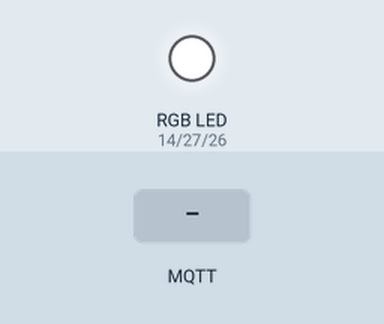
This sketch was run on a simulated ESP32. Shown: an RGB LED mixed from three pins (HIGH = lit). Dashed ring = blinking. The inputs (shaded band) are chosen by the test bench. WiFi joins after 1.5 s; servers stay silent unless stated; no MQTT or app messages arrive unless stated; what the sketch prints to the serial monitor is not drawn.

Above: at 3.7 s.
3.8 s: MQTT message "fast_colors" arrives on the first subscribed topic
At 4.25 s:
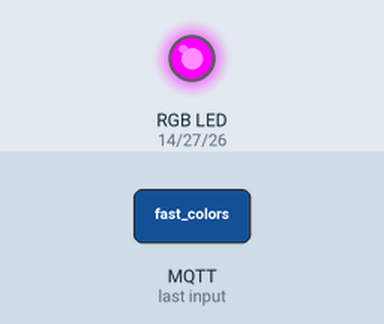
At 6.7 s:
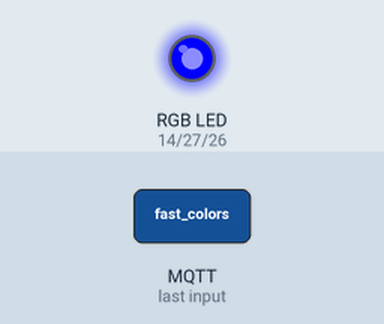
6.8 s: MQTT message "slow_colors" arrives on the first subscribed topic
9.3 s: MQTT message "fast_red" arrives on the first subscribed topic
At 9.52 s:
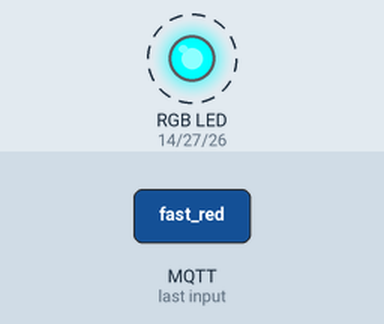
Timing chart, 0 to 18.3 s (numbered marks = the images above; inputs shaded):
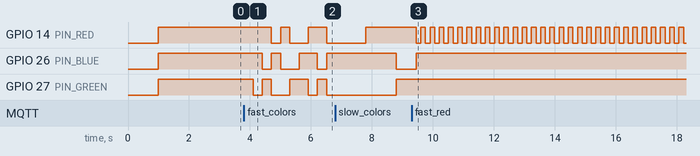

Measured:
- after the input at 3.8 s, GPIO 14 (PIN_RED): goes LOW 0.30 s, HIGH 0.30 s, LOW 0.60 s, HIGH 0.60 s, then LOW, starting after 0.90 s; GPIO 26 (PIN_BLUE): goes LOW 0.30 s, HIGH 0.30 s, LOW 0.60 s, HIGH 0.60 s, LOW 0.30 s, then HIGH, starting after 0.60 s
- after the input at 9.3 s, GPIO 27 (PIN_GREEN): stops changing and stays HIGH

The sketch:

project_led_mqtt.ino
```cpp
#include <WiFi.h>
#include <PubSubClient.h>
#include <ArduinoJson.h>

// Configurações de WiFi
const char* ssid = "";
const char* password = "";

// Configurações MQTT
const char* mqtt_server = "broker.hivemq.com";
const int mqtt_port = 1883;
const char* mqtt_topic = "carlos/rgb_pwm";
const char* mqtt_status_topic = "carlos/rgb_pwm/status";

#define JSON_BUFFER_SIZE 256

// Pinos dos LEDs RGB (usando PWM)
#define PIN_RED   14
#define PIN_GREEN 27
#define PIN_BLUE  26

// Modos de operação
#define MODE_OFF 0
#define MODE_FAST_COLOR_CHANGE 1
#define MODE_SLOW_COLOR_CHANGE 2
#define MODE_FAST_SINGLE_COLOR 3
#define MODE_CUSTOM_SEQUENCE 4
#define MODE_BRIGHTNESS_CONTROL 5

// Timeouts
#define WIFI_TIMEOUT_MS 20000
#define MQTT_TIMEOUT_MS 5000

// Variáveis de estado
int currentMode = MODE_OFF;
unsigned long lastChangeTime = 0;
int currentColorIndex = 0;
bool shouldPublishStatus = false;

// Variáveis adicionais
int currentBrightness = 100; // 0-100%
int sequenceSpeed = 1000; // ms entre transições
int customSequence[10][3]; // Armazena até 10 cores personalizadas
int sequenceLength = 0;

// Cores pré-definidas (R, G, B)
const int colors[][3] = {
  {255, 0, 0},    // Vermelho
  {0, 255, 0},    // Verde
  {0, 0, 255},    // Azul
  {255, 255, 0},  // Amarelo
  {0, 255, 255},  // Ciano
  {255, 0, 255}   // Magenta
};
const int colorCount = 6;

WiFiClient espClient;
PubSubClient client(espClient);

void setupPins() {
  pinMode(PIN_RED, OUTPUT);
  pinMode(PIN_GREEN, OUTPUT);
  pinMode(PIN_BLUE, OUTPUT);
  setColor(0, 0, 0); // Inicia com LEDs apagados
}

unsigned int safe_min(unsigned int a, int b) {
  return (a < (unsigned int)b) ? a : (unsigned int)b;
}

void setColor(int r, int g, int b) {
  // Inverte os valores (0 = máximo brilho, 255 = desligado)
  r = 255 - r;
  g = 255 - g;
  b = 255 - b;

  // Aplica o brilho (agora em valores invertidos)
  r = r * currentBrightness / 100;
  g = g * currentBrightness / 100;
  b = b * currentBrightness / 100;

  analogWrite(PIN_RED, r);    // PWM direto (sem inversão adicional)
  analogWrite(PIN_GREEN, g);
  analogWrite(PIN_BLUE, b);
}

void publishStatus() {
  DynamicJsonDocument doc(256);

  switch(currentMode) {
    case MODE_OFF: doc["status"] = "off"; break;
    case MODE_FAST_COLOR_CHANGE: doc["status"] = "fast_colors"; break;
    case MODE_SLOW_COLOR_CHANGE: doc["status"] = "slow_colors"; break;
    case MODE_FAST_SINGLE_COLOR: doc["status"] = "fast_red"; break;
    case MODE_CUSTOM_SEQUENCE: doc["status"] = "custom_sequence"; break;
    default: doc["status"] = "unknown";
  }

  doc["brightness"] = currentBrightness;
  doc["mode"] = currentMode;

  String payload;
  serializeJson(doc, payload);

  if (client.publish(mqtt_status_topic, payload.c_str())) {
    Serial.println("Status publicado: " + payload);
  } else {
    Serial.println("Falha ao publicar status");
  }
}

void setMode(int newMode) {
  if (currentMode != newMode) {
    currentMode = newMode;
    currentColorIndex = 0;
    lastChangeTime = millis();

    Serial.print("Modo alterado para: ");
    switch(currentMode) {
      case MODE_OFF:
        Serial.println("OFF");
        setColor(0, 0, 0);
        break;
      case MODE_FAST_COLOR_CHANGE:
        Serial.println("Mudança rápida de cores");
        break;
      case MODE_SLOW_COLOR_CHANGE:
        Serial.println("Mudança lenta de cores");
        break;
      case MODE_FAST_SINGLE_COLOR:
        Serial.println("Piscar rápido em uma cor");
        break;
    }

    shouldPublishStatus = true;
  }
}

void handleCustomSequence() {
  static int sequenceIndex = 0;
  static unsigned long lastChange = 0;

  if (millis() - lastChange > sequenceSpeed) {
    sequenceIndex = (sequenceIndex + 1) % sequenceLength;

    int r = customSequence[sequenceIndex][0] * currentBrightness / 100;
    int g = customSequence[sequenceIndex][1] * currentBrightness / 100;
    int b = customSequence[sequenceIndex][2] * currentBrightness / 100;

    setColor(r, g, b);
    lastChange = millis();
  }
}

void handleFastColorChange() {
  if (millis() - lastChangeTime > 300) { // 300ms
    currentColorIndex = (currentColorIndex + 1) % colorCount;
    setColor(colors[currentColorIndex][0],
             colors[currentColorIndex][1],
             colors[currentColorIndex][2]);
    lastChangeTime = millis();
  }
}

void handleSlowColorChange() {
  if (millis() - lastChangeTime > 1000) { // 1000ms
    currentColorIndex = (currentColorIndex + 1) % colorCount;
    setColor(colors[currentColorIndex][0],
             colors[currentColorIndex][1],
             colors[currentColorIndex][2]);
    lastChangeTime = millis();
  }
}

void handleFastSingleColor() {
  if (millis() - lastChangeTime > 150) { // 150ms
    if (currentColorIndex == 0) {
      setColor(255, 0, 0); // Vermelho
      currentColorIndex = 1;
    } else {
      setColor(0, 0, 0);   // Apagado
      currentColorIndex = 0;
    }
    lastChangeTime = millis();
  }
}

void callback(char* topic, byte* payload, unsigned int length) {
  // Cria buffer para a mensagem
  char message[JSON_BUFFER_SIZE];
  unsigned int copy_len = safe_min(length, sizeof(message) - 1);
  strncpy(message, (char*)payload, copy_len);
  message[copy_len] = '\0';

  Serial.print("Mensagem recebida [");
  Serial.print(topic);
  Serial.print("]: ");
  Serial.println(message);

  // Verifica se é JSON
  if (message[0] == '{') {
    DynamicJsonDocument doc(512);
    DeserializationError error = deserializeJson(doc, message);

    if (error) {
      Serial.print("Erro ao parsear JSON: ");
      Serial.println(error.c_str());
      return;
    }

    // Controle de brilho
    if (doc.containsKey("brightness")) {
      currentBrightness = doc["brightness"].as<int>();
      Serial.println("Brilho alterado para: " + String(currentBrightness) + "%");

      // Aplica o brilho imediatamente
      if (currentMode == MODE_OFF) {
        setColor(0, 0, 0);
      } else if (currentMode == MODE_FAST_SINGLE_COLOR) {
        setColor(255 * currentBrightness / 100, 0, 0);
      }
      publishStatus();
      return;
    }

    // Sequência personalizada
    if (doc.containsKey("sequence")) {
      sequenceLength = doc["sequence"].size();
      if (sequenceLength > 10) sequenceLength = 10;

      for (int i = 0; i < sequenceLength; i++) {
        customSequence[i][0] = doc["sequence"][i]["r"] | 0;
        customSequence[i][1] = doc["sequence"][i]["g"] | 0;
        customSequence[i][2] = doc["sequence"][i]["b"] | 0;
      }

      sequenceSpeed = doc["speed"] | 1000;
      setMode(MODE_CUSTOM_SEQUENCE);
      Serial.println("Nova sequência recebida com " + String(sequenceLength) + " cores");
      publishStatus();
      return;
    }
  }

  // Processar comandos simples como String
  String msgStr(message);
  msgStr.trim(); // Remove espaços em branco

  if (msgStr == "fast_colors") {
    setMode(MODE_FAST_COLOR_CHANGE);
    publishStatus();
  } else if (msgStr == "slow_colors") {
    setMode(MODE_SLOW_COLOR_CHANGE);
    publishStatus();
  } else if (msgStr == "fast_red") {
    setMode(MODE_FAST_SINGLE_COLOR);
    publishStatus();
  } else if (msgStr == "off") {
    setMode(MODE_OFF);
    publishStatus();
  } else if (msgStr == "get_status") {
    publishStatus(); // Responde imediatamente com o status
  } else {
    Serial.println("Comando inválido: " + msgStr);
  }
}


void setupWiFi() {
  Serial.print("Conectando ao WiFi ");
  WiFi.begin(ssid, password, 6); // Canal 6 para melhor performance

  unsigned long startAttemptTime = millis();

  while (WiFi.status() != WL_CONNECTED && millis() - startAttemptTime < WIFI_TIMEOUT_MS) {
    delay(500);
    Serial.print(".");
  }

  if (WiFi.status() == WL_CONNECTED) {
    Serial.println("\nWiFi conectado");
    Serial.print("Endereço IP: ");
    Serial.println(WiFi.localIP());
  } else {
    Serial.println("\nFalha na conexão WiFi");
    ESP.restart();
  }
}

void reconnectMQTT() {
  unsigned long startAttemptTime = millis();

  while (!client.connected() && millis() - startAttemptTime < MQTT_TIMEOUT_MS) {
    Serial.print("Conectando ao MQTT...");

    if (client.connect("ESP32RGBClient")) {
      Serial.println("Conectado!");
      client.subscribe(mqtt_topic);
      shouldPublishStatus = true; // Publicar status ao reconectar
    } else {
      Serial.print("Falhou, rc=");
      Serial.print(client.state());
      Serial.println(" Tentando novamente em 5 segundos");
      delay(5000);
    }
  }

  if (!client.connected()) {
    Serial.println("Timeout na conexão MQTT");
  }
}

void setup() {
  pinMode(0, INPUT_PULLUP);
  pinMode(2, INPUT_PULLUP);
  pinMode(4, INPUT_PULLUP);
  delay(1000);

  Serial.begin(115200);
  setupPins();

  setupWiFi();

  client.setServer(mqtt_server, mqtt_port);
  client.setCallback(callback);
  client.setBufferSize(256); // Buffer suficiente para mensagens
}

void loop() {
  if (!client.connected()) {
    reconnectMQTT();
  }
  client.loop();

  // Publicar status se necessário
  if (shouldPublishStatus) {
    publishStatus();
    shouldPublishStatus = false;
  }

  // Gerenciar modos de operação
  switch(currentMode) {
    case MODE_FAST_COLOR_CHANGE:
      handleFastColorChange();
      break;
    case MODE_SLOW_COLOR_CHANGE:
      handleSlowColorChange();
      break;
    case MODE_FAST_SINGLE_COLOR:
      handleFastSingleColor();
      break;
    case MODE_CUSTOM_SEQUENCE:
      handleCustomSequence();
      break;
    case MODE_OFF:
    default:
      break;
  }
}
```
